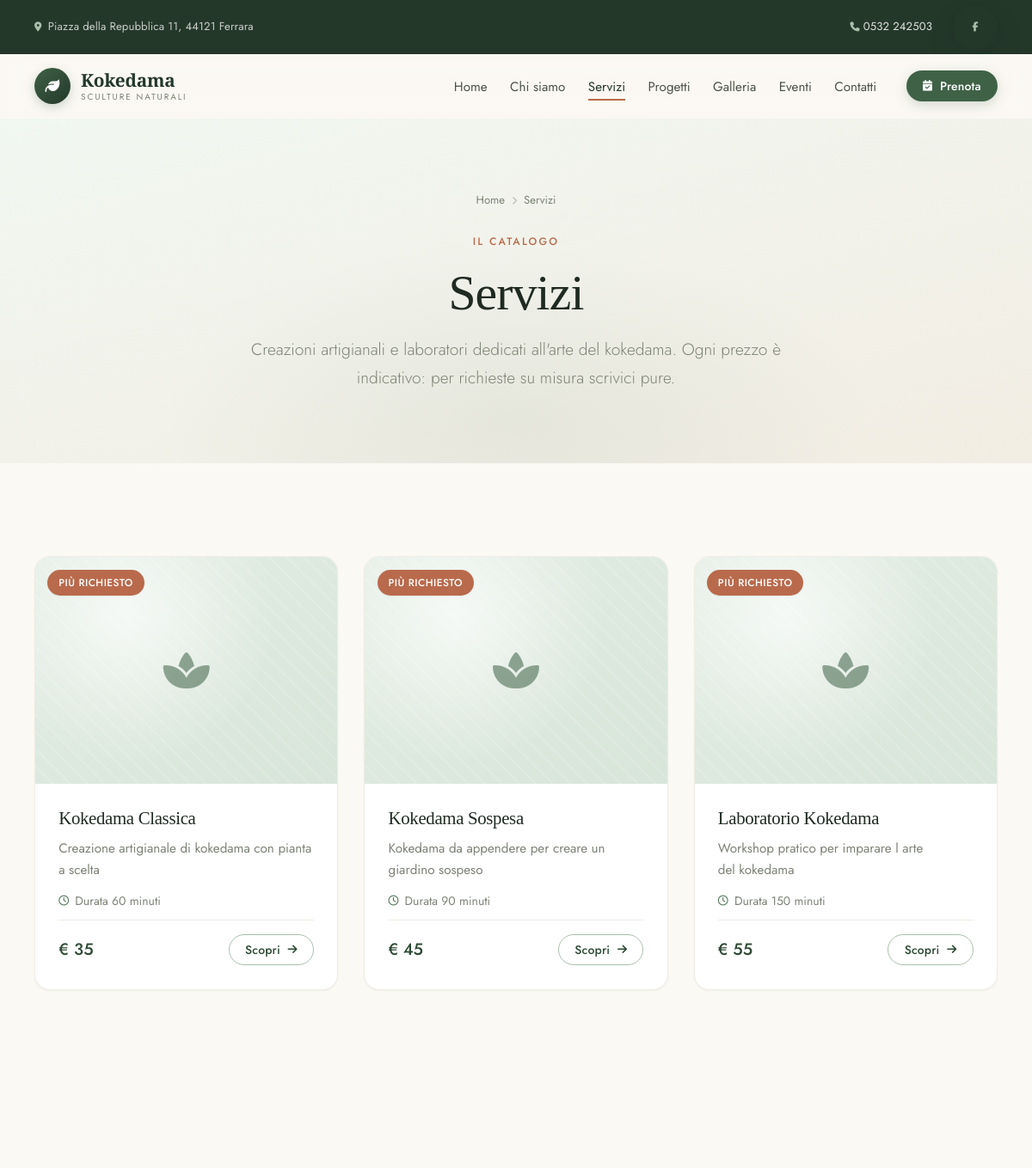
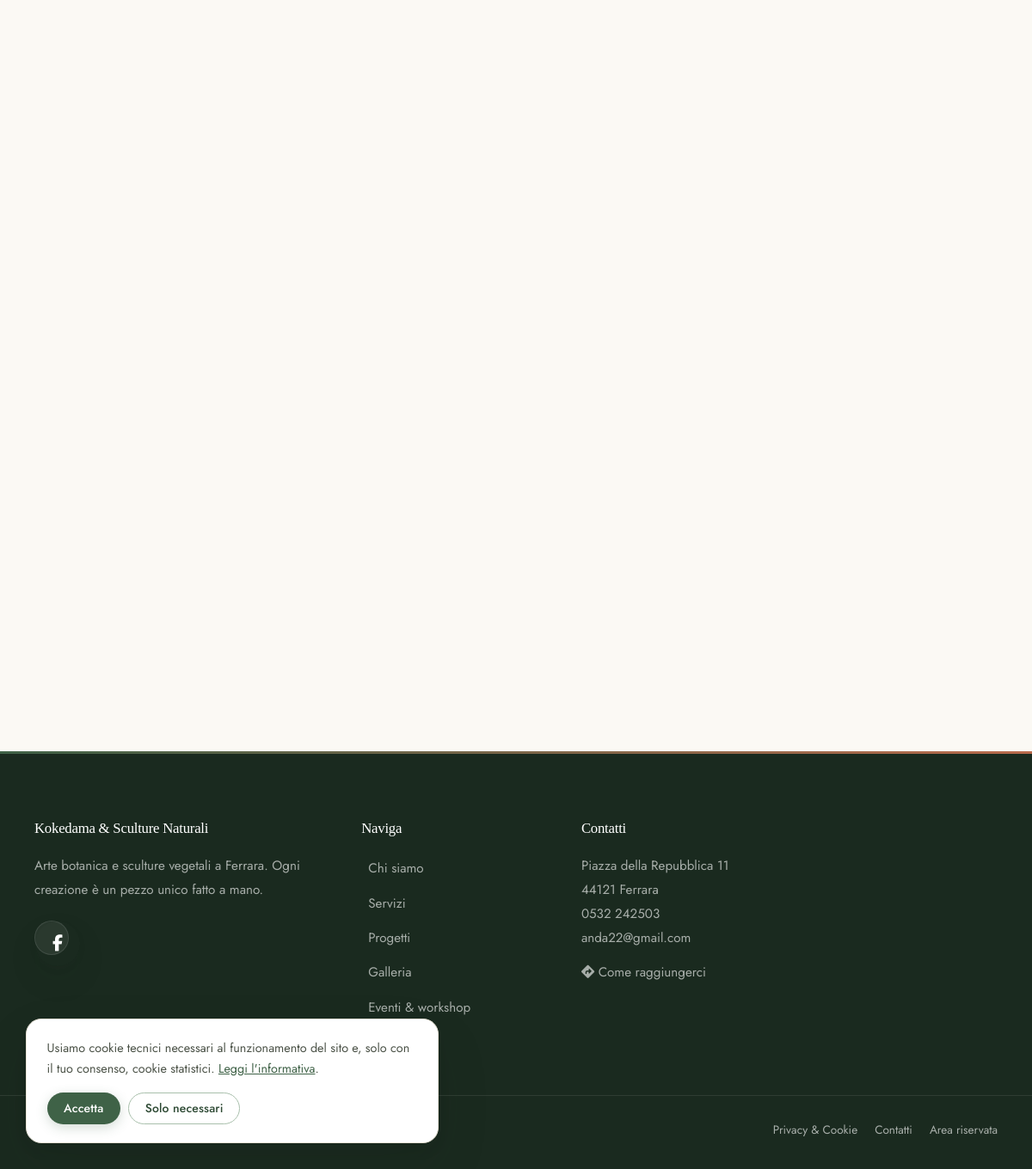
/services, run on the app's committed database (2 pictures, top to bottom).
### tables this page shows
CREATE TABLE services (
    id INTEGER PRIMARY KEY AUTOINCREMENT,
    title TEXT NOT NULL,
    slug TEXT UNIQUE NOT NULL,
    description TEXT,
    short_desc TEXT,
    price REAL,
    duration INTEGER,
    image TEXT,
    published INTEGER DEFAULT 1,
    featured INTEGER DEFAULT 0,
    ordering INTEGER DEFAULT 0,
    created_at TEXT DEFAULT CURRENT_TIMESTAMP
);

### includes/db.php (called while the page is built, shortened)
<?php
function getDB() {
    static $db = null;
    if ($db === null) {
        $db = new PDO('sqlite:' . DB_PATH);
        $db->setAttribute(PDO::ATTR_ERRMODE, PDO::ERRMODE_EXCEPTION);
        $db->setAttribute(PDO::ATTR_DEFAULT_FETCH_MODE, PDO::FETCH_ASSOC);
        $db->exec("PRAGMA foreign_keys = ON");
    }
    return $db;
}

### pages/services.php (the view, shortened to what this page needs)
<?php
$db = getDB();
$items = $db->query("SELECT * FROM services WHERE published = 1 ORDER BY ordering, id")->fetchAll();
$activePage = 'services';
$metaDescription = 'Kokedama su misura, composizioni vegetali e workshop a ' . getSetting('business_city', 'Ferrara') . '. Scopri servizi, prezzi e durata.';
require __DIR__ . '/../templates/header.php';
?>
<section class="page-hero">
  <div class="container">
    <nav class="breadcrumb" aria-label="Percorso">
      <a href="<?php echo APP_URL; ?>/">Home</a><i class="fas fa-chevron-right"></i><span>Servizi</span>
    </nav>
    <span class="eyebrow eyebrow--center">Il catalogo</span>
    <h1 class="display-2">Servizi</h1>
    <p class="lead">Creazioni artigianali e laboratori dedicati all'arte del kokedama. Ogni prezzo è indicativo: per richieste su misura scrivici pure.</p>
  </div>
</section>
<section class="section">
  <div class="container">
    <?php if ($items): ?>
    <div class="row">
      <?php foreach ($items as $i => $item): ?>
      <article class="card" data-reveal style="--reveal-delay:<?php echo ($i % 3) * 0.1; ?>s">
        <div class="card-media">
          <?php renderMedia($item['image'], $item['title'], 'fas fa-spa'); ?>
          <?php if ($item['featured']): ?><span class="card-media-tag card-media-tag--clay">Più richiesto</span><?php endif; ?>
        </div>
        <div class="card-body">
          <h2 class="card-title"><a href="<?php echo APP_URL; ?>/service/<?php echo e($item['slug']); ?>"><?php echo e($item['title']); ?></a></h2>
          <p class="card-text"><?php echo e(truncate($item['short_desc'] ?: $item['description'], 130)); ?></p>
          <?php if ($item['duration']): ?>
          <p class="meta-line"><i class="far fa-clock"></i> Durata <?php echo (int)$item['duration']; ?> minuti</p>
          <?php endif; ?>
          <div class="card-meta">
            <span class="price"><?php echo formatPrice($item['price']); ?></span>
            <span class="btn btn-outline-kokedama btn-sm btn-arrow">Scopri <i class="fas fa-arrow-right"></i></span>
          </div>
        </div>
      </article>
      <?php endforeach; ?>
    </div>
    <?php endif; ?>
  </div>
</section>
<section class="section section--tight">
  <div class="container">
  </div>
</section>
<?php require __DIR__ . '/../templates/footer.php'; ?>

### index.php (shortened to what this page needs)
<?php
require_once __DIR__ . '/includes/db.php';
require_once __DIR__ . '/includes/functions.php';
$request = (string)parse_url($_SERVER['REQUEST_URI'] ?? '/', PHP_URL_PATH);
$request = trim($request, '/');
$request = strtolower($request);
$pageFile = __DIR__ . '/pages/' . $request . '.php';
if (!str_contains($request, '/') && is_file($pageFile)) {
    require $pageFile;
}

### templates/header.php (shortened to what this page needs)
<?php
require_once __DIR__ . '/../includes/db.php';
require_once __DIR__ . '/../includes/functions.php';
$activePage  = $activePage ?? '';
$navItems = [
    'home'     => ['url' => APP_URL . '/',         'label' => 'Home'],
    'about'    => ['url' => APP_URL . '/about',    'label' => 'Chi siamo'],
    'services' => ['url' => APP_URL . '/services', 'label' => 'Servizi'],
    'projects' => ['url' => APP_URL . '/projects', 'label' => 'Progetti'],
    'gallery'  => ['url' => APP_URL . '/gallery',  'label' => 'Galleria'],
    'events'   => ['url' => APP_URL . '/events',   'label' => 'Eventi'],
    'contact'  => ['url' => APP_URL . '/contact',  'label' => 'Contatti'],
];
?>
<!DOCTYPE html>
<html lang="it">
<head>
<link rel="stylesheet" href="https://cdnjs.cloudflare.com/ajax/libs/font-awesome/6.5.1/css/all.min.css">
<link rel="stylesheet" href="<?php echo APP_URL; ?>/assets/css/style.css?v=3">
</head>
<body>
<div class="topbar">
  <div class="container">
    <div class="topbar-items">
      <span><i class="fas fa-map-marker-alt"></i> <?php echo e(fullAddress()); ?></span>
    </div>
    <div class="topbar-items">
      <a href="tel:<?php echo e(telHref()); ?>"><i class="fas fa-phone"></i> <?php echo e(getSetting('business_phone')); ?></a>
      <div class="topbar-social">
        <?php if (getSetting('business_facebook')): ?><a href="<?php echo e(getSetting('business_facebook')); ?>" target="_blank" rel="noopener" aria-label="Facebook"><i class="fab fa-facebook-f"></i></a><?php endif; ?>
      </div>
    </div>
  </div>
</div>
<nav class="navbar" id="navbar">
  <div class="container">
    <a href="<?php echo APP_URL; ?>/" class="navbar-brand">
      <span class="brand-mark"><i class="fas fa-leaf" aria-hidden="true"></i></span>
      <span class="brand-text">
        <span class="brand-name">Kokedama</span>
        <span class="brand-sub">Sculture Naturali</span>
      </span>
    </a>
    <ul class="navbar-nav">
      <?php foreach ($navItems as $key => $item): ?>
      <li><a href="<?php echo e($item['url']); ?>"<?php echo $activePage === $key ? ' class="active" aria-current="page"' : ''; ?>><?php echo e($item['label']); ?></a></li>
      <?php endforeach; ?>
      <li class="nav-cta"><a href="<?php echo APP_URL; ?>/booking" class="btn btn-kokedama btn-sm"><i class="fas fa-calendar-check"></i> Prenota</a></li>
    </ul>
  </div>
</nav>
<main id="main">

### includes/functions.php (shortened to what this page needs)
<?php
function e($str) {
    return htmlspecialchars((string)($str ?? ''), ENT_QUOTES, 'UTF-8');
}
function allSettings($refresh = false) {
    static $cache = null;
    if ($cache === null || $refresh) {
        $cache = [];
        try {
            foreach (getDB()->query("SELECT key, value FROM settings")->fetchAll() as $row) {
                $cache[$row['key']] = $row['value'];
            }
        } catch (Throwable $ex) {
            $cache = [];
        }
    }
    return $cache;
}
function getSetting($key, $default = '') {
    $all = allSettings();
    $val = $all[$key] ?? null;
    return ($val === null || $val === '') ? $default : $val;
}
function truncate($text, $length = 120) {
    $text = trim(preg_replace('/\s+/u', ' ', strip_tags((string)$text)));
    if (mb_strlen($text, 'UTF-8') <= $length) return $text;
    return rtrim(mb_substr($text, 0, $length, 'UTF-8'), " ,.;:-") . '…';
}
function formatPrice($price) {
    if ($price === null || $price === '') return 'Su richiesta';
    $p = (float)$price;
    $decimals = (fmod($p, 1) == 0.0) ? 0 : 2;
    return '€ ' . number_format($p, $decimals, ',', '.');
}
function renderMedia($image, $alt = '', $icon = 'fas fa-spa', $lazy = true) {
    printf(
        '<span class="media-placeholder" role="img" aria-label="%s"><i class="%s" aria-hidden="true"></i></span>',
        e($alt !== '' ? $alt : 'Immagine non ancora disponibile'),
        e($icon)
    );
}
function telHref($number = null) {
    $number = $number ?? getSetting('business_phone', '0532 242503');
    return preg_replace('/[^\d+]/', '', $number);
}
function fullAddress() {
    return trim(
        getSetting('business_address', 'Piazza della Repubblica 11') . ', ' .
        getSetting('business_zip', '44121') . ' ' .
        getSetting('business_city', 'Ferrara')
    );
}
function mapsDirectionsUrl() {
    return 'https://www.google.com/maps/dir/?api=1&destination=' . rawurlencode(fullAddress());
}

### templates/footer.php (shortened to what this page needs)
</main>
<?php $wa = $wa ?? whatsappLink(); $orari = openingHours(); ?>
<footer class="footer">
  <div class="footer-grid">
    <div>
      <h4><?php echo e(getSetting('business_name', 'Kokedama & Sculture Naturali')); ?></h4>
      <p><?php echo e(getSetting('business_tagline', 'Arte botanica e sculture vegetali a Ferrara')); ?>. Ogni creazione è un pezzo unico fatto a mano.</p>
      <?php if (getSetting('business_facebook') || getSetting('business_instagram') || $wa): ?>
      <div class="social-links">
        <?php if (getSetting('business_facebook')): ?><a href="<?php echo e(getSetting('business_facebook')); ?>" target="_blank" rel="noopener" aria-label="Facebook"><i class="fab fa-facebook-f"></i></a><?php endif; ?>
      </div>
      <?php endif; ?>
    </div>
    <div>
      <h4>Naviga</h4>
      <ul class="footer-links">
        <li><a href="<?php echo APP_URL; ?>/about">Chi siamo</a></li>
        <li><a href="<?php echo APP_URL; ?>/services">Servizi</a></li>
        <li><a href="<?php echo APP_URL; ?>/projects">Progetti</a></li>
        <li><a href="<?php echo APP_URL; ?>/gallery">Galleria</a></li>
        <li><a href="<?php echo APP_URL; ?>/events">Eventi & workshop</a></li>
        <li><a href="<?php echo APP_URL; ?>/booking">Prenota</a></li>
      </ul>
    </div>
    <div>
      <h4>Contatti</h4>
      <p>
        <?php echo nl2br(e(getSetting('business_address', 'Piazza della Repubblica 11'))); ?><br>
        <?php echo e(getSetting('business_zip', '44121')); ?> <?php echo e(getSetting('business_city', 'Ferrara')); ?><br>
        <a href="tel:<?php echo e(telHref()); ?>"><?php echo e(getSetting('business_phone')); ?></a><br>
        <a href="mailto:<?php echo e(getSetting('business_email')); ?>"><?php echo e(getSetting('business_email')); ?></a>
      </p>
      <p style="margin-top:.75rem"><a href="<?php echo e(mapsDirectionsUrl()); ?>" target="_blank" rel="noopener" class="link-underline"><i class="fas fa-diamond-turn-right"></i> Come raggiungerci</a></p>
    </div>
  </div>
  <div class="footer-bottom">
    <p>&copy; <?php echo date('Y'); ?> <?php echo e(getSetting('business_name')); ?> — <?php echo e(getSetting('business_city', 'Ferrara')); ?></p>
    <nav>
      <a href="<?php echo APP_URL; ?>/privacy">Privacy &amp; Cookie</a>
      <a href="<?php echo APP_URL; ?>/contact">Contatti</a>
      <a href="<?php echo APP_URL; ?>/admin/">Area riservata</a>
    </nav>
  </div>
</footer>
<div class="fab-stack">
</div>
<div class="cookie-banner" id="cookieBanner" role="dialog" aria-label="Preferenze cookie">
  <p>Usiamo cookie tecnici necessari al funzionamento del sito e, solo con il tuo consenso, cookie statistici.
     <a href="<?php echo APP_URL; ?>/privacy">Leggi l'informativa</a>.</p>
  <div class="cookie-btns">
    <button class="btn btn-kokedama btn-sm" data-cookie="accepted">Accetta</button>
    <button class="btn btn-outline-kokedama btn-sm" data-cookie="rejected">Solo necessari</button>
  </div>
</div>
</body>
</html>

### data on the page
services: featured "PIÙ RICHIESTO", title "Kokedama Classica", short_desc "Creazione artigianale di kokedama con pianta a scelta", duration "60", price "€ 35"
services: featured "PIÙ RICHIESTO", title "Kokedama Sospesa", short_desc "Kokedama da appendere per creare un giardino sospeso", duration "90", price "€ 45"
services: featured "PIÙ RICHIESTO", title "Laboratorio Kokedama", short_desc "Workshop pratico per imparare l arte del kokedama", duration "150", price "€ 55"

### other printed values
fullAddress() "Piazza della Repubblica 11, 44121 Ferrara"
getSetting('business_phone') "0532 242503"
$item['label'] "Home"
$item['label'] "Chi siamo"
$item['label'] "Servizi"
$item['label'] "Progetti"
$item['label'] "Galleria"
$item['label'] "Eventi"
$item['label'] "Contatti"
getSetting('business_name', 'Kokedama & Sculture Naturali') "Kokedama & Sculture Naturali"
getSetting('business_address', 'Piazza della Repubblica 11') "Piazza della Repubblica 11"
getSetting('business_zip', '44121') "44121"
getSetting('business_city', 'Ferrara') "Ferrara"
getSetting('business_email') "anda22@gmail.com"
